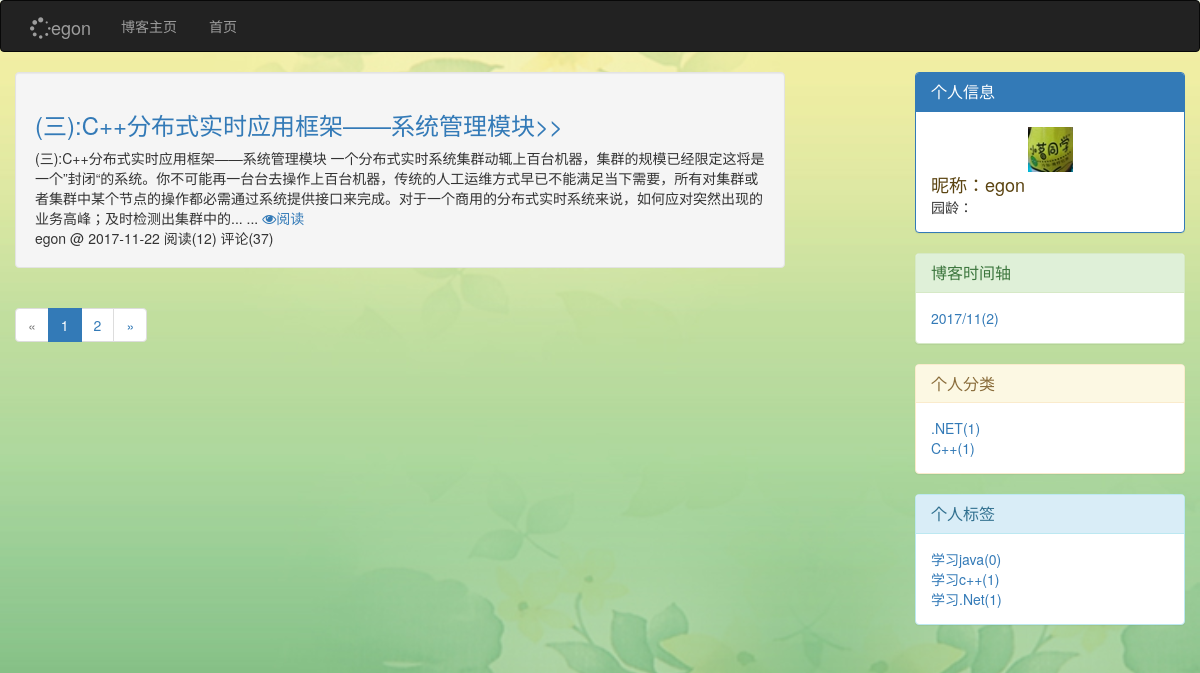
Page /blog/egon on the committed database.
### app03/models.py (models this page shows, shortened)
class UserInfo(AbstractUser):  # settings:   AUTH_USER_MODEL = "blog.UserInfo"
    nid = models.BigAutoField(primary_key=True)
    nickname = models.CharField(verbose_name='昵称', max_length=32)
    telephone = models.CharField(max_length=11, blank=True, null=True, unique=True, verbose_name='手机号码')
    avatar = models.FileField(verbose_name='头像', upload_to='avatar', default="/avatar/default.png")
    create_time = models.DateTimeField(verbose_name='创建时间', auto_now_add=True)

class Article(models.Model):
    nid = models.BigAutoField(primary_key=True)
    title = models.CharField(max_length=50, verbose_name='文章标题')
    desc = models.CharField(max_length=255, verbose_name='文章描述')
    read_count = models.IntegerField(default=0)
    comment_count = models.IntegerField(default=0)
    up_count = models.IntegerField(default=0)
    down_count = models.IntegerField(default=0)
    create_time = models.DateTimeField(verbose_name='创建时间', auto_now_add=True)
    category = models.ForeignKey(verbose_name='文章类型', to='Category', to_field='nid', null=True)
    user = models.ForeignKey(verbose_name='所属用户', to='UserInfo', to_field='nid')
    tags = models.ManyToManyField(
        to="Tag",
        through='Article2Tag',
        through_fields=('article', 'tag'),
    )
    site_article_category=models.ForeignKey("SiteArticleCategory",null=True)

class Category(models.Model):
    nid = models.AutoField(primary_key=True)
    title = models.CharField(verbose_name='分类标题', max_length=32)
    blog = models.ForeignKey(verbose_name='所属博客', to='Blog', to_field='nid')
    class Meta:
        verbose_name = 'category'
        verbose_name_plural = 'category'
        ordering = ['title']

class Tag(models.Model):
    nid = models.AutoField(primary_key=True)
    title = models.CharField(verbose_name='标签名称', max_length=32)
    blog = models.ForeignKey(verbose_name='所属博客', to='Blog', to_field='nid')

### app03/views.py (the view)
# urls.py: url(r'^(?P<username>.*)/(?P<condition>tag|cation|time)/(?P<para>.*)',vw3.personblog),
def personblog(request, *args, **kwargs):
    from django.db.models import Count
    nickname = kwargs.get('username')
    userobj = models.UserInfo.objects.filter(nickname=nickname).first()
    if userobj:
        if kwargs.get('condition')=='tag':
            article_list_all=models.Article.objects.filter(user=userobj,article2tag__tag__title=kwargs.get('para'))
        elif kwargs.get('condition')=='time':
            thedate=kwargs.get('para').split('/')
            article_list_all = models.Article.objects.filter(user=userobj, create_time__year=thedate[0],create_time__month=thedate[1])
        elif kwargs.get('condition')=='cation':
            article_list_all = models.Article.objects.filter(user=userobj, category__title=kwargs.get('para'))
        else:
            article_list_all = models.Article.objects.filter(user__nickname=nickname)
        cations = models.Category.objects.filter(blog__user__nickname=nickname)
        tags = models.Tag.objects.filter(blog__user__nickname=nickname).annotate(c=Count('article__nid')).values_list(
            'title', 'c')
        dates = models.Article.objects.filter(user=userobj).extra(
            select={'filter_create_date': 'strftime("%%Y/%%m",create_time)'}).values_list(
            'filter_create_date').annotate(Count('nid'))
        page_list = Paginator(article_list_all, 1)
        numcount = page_list.page_range
        num_pages = page_list.num_pages
        num = request.GET.get('page', 1)
        if num_pages > 10 and int(num) > 5:
            numcount = list(numcount)[int(num) - 5:int(num) + 5]
            print(numcount, type(numcount))
        else:
            numcount = list(numcount)[:10]
            print(numcount)
        article_list = page_list.page(num)
        return render(request, 'personindex.html',
                      {'article_list': article_list,
                       'userobj': userobj,
                       'cations': cations,
                       'tags': tags,
                       'dates':dates,
                       'numcount': numcount,
                       'num': int(num),
                       'num_pages': num_pages,
                       'range10': range(11)
                       })
    else:
        return HttpResponse('<h1>404 NOT FOUND</h1>')

### app03/templatetags/Myage.py (called while the page is built)
@register.filter
def yuanling(t):
    import datetime
    create_time=datetime.datetime(year=t.year,month=t.month,day=t.day)
    ret=datetime.datetime.now()-create_time
    print(str(ret)[:-17])
    return str(ret)[:-17]

### templates/personindex.html (shortened to what this page needs)
{% load static from staticfiles %}
<!DOCTYPE html>
<html lang="en">
<head>
    <link rel="stylesheet" href="/static/bootstrap-3.3.7-dist/css/bootstrap.min.css">
    <link rel="stylesheet" href="/static/awes/Font-Awesome-3.2.1/css/font-awesome.min.css">
    <link rel="stylesheet" href="/static/jscss/detil.css">
    <link rel="stylesheet" href="/static/skin/skin.css">
    <link rel="stylesheet" href="/static/skin/{{ userobj.blog.theme }}">
</head>
<body>
<nav class="navbar navbar-inverse">
    <div class="container">
        <div class="navbar-header">
            <a class="navbar-brand" href="{% url 'authorblog' userobj.nickname %} ">
                <span class="icon-spinner icon-large icon-spin"></span>{{ userobj.nickname }}
            </a>
        </div>
        <div class="collapse navbar-collapse" id="bs-example-navbar-collapse-1">
            <ul class="nav navbar-nav nav-pills">
                <li role="presentation"><a href="/blog/{{ userobj.nickname }}">博客主页</a></li>
                <li role="presentation"><a href="/blog_home/">首页</a></li>
            </ul>
        </div>
    </div>
</nav>
<div class="container-fluid">
    <div class="row">
        <div class="col-md-8">
                {% block detil %}
                {% for article in article_list %}
                    <div class="well">
                        <div>
                            <a href="/blog/{{ userobj.nickname }}/articles/{{ article.nid }}">
                                <h3>{{ article.title }}>></h3></a>
                        </div>
                        <div>
                            {{ article.desc }}
                            <a href="/blog/{{ userobj.nickname }}/articles/{{ article.nid }}"><span
                                    class="icon-eye-open" aria-hidden="true">阅读</span></a>
                        </div>
                        <div class="postDesc">
                            {{ userobj.nickname }} @ {{ article.create_time |date:'Y-m-d' }} 阅读({{ article.read_count }})
                            评论({{ article.comment_count }})
                        </div>
                    </div>
                {% endfor %}
                  <nav aria-label="Page navigation">
                <ul class="pagination">
                    {% if article_list.has_previous %}
                        <li>
                            <a href="/blog/{{ userobj.nickname }}?page={{ article_list.previous_page_number }}" aria-label="Previous">
                                <span aria-hidden="true">&laquo;</span>
                            </a>
                        </li>
                    {% else %}
                        <li class="disabled">
                            <a href="" aria-label="Previous">
                                <span aria-hidden="true">&laquo;</span>
                            </a>
                        </li>
                    {% endif %}
                    {% for thenum in numcount %}
                        {% if num == thenum %}
                            <li class="active"><a href="//blog/{{ userobj.nickname }}?page={{ thenum }}">{{ thenum }}</a></li>
                        {% else %}
                            <li><a href="/blog/{{ userobj.nickname }}?page={{ thenum }}">{{ thenum }}</a></li>
                        {% endif %}
                    {% endfor %}
                    {% if article_list.has_next %}
                        <li>
                            <a href="/blog/{{ userobj.nickname }}?page={{ article_list.next_page_number }}" aria-label="Next">
                                <span aria-hidden="true">&raquo;</span>
                            </a>
                        </li>
                    {% else %}
                        <li class="disabled">
                            <a href="" aria-label="Next">
                                <span aria-hidden="true">&raquo;</span>
                            </a>
                        </li>
                    {% endif %}
                </ul>
            </nav>
            {% endblock detil %}
        </div>
        <div class="col-md-offset-1 col-md-3">
            <div class="panel panel-primary">
                <div class="panel-heading">
                    {% load  Myage%}
                    <h3 class="panel-title">个人信息</h3>
                </div>
                <div class="panel-body">
                    <div><a href="/blog/{{ userobj.nickname }}"><img src="{{ userobj.avatar.url }}" alt="" height="45"
                                                                     width="45" class="center-block"></a></div>
                    <div><span style="color: #5b4411;font-size: 18px"
                               class="center-block">昵称：{{ userobj.nickname }}</span></div>
                    <div><span>园龄：{{ userobj.create_time |yuanling }}</span></div>
                </div>
            </div>
            <div class="panel panel-success">
                <div class="panel-heading">
                    <h3 class="panel-title">博客时间轴</h3>
                </div>
                <div class="panel-body">
                    {% for date in dates %}
                        <div>
                            <a href="/blog/{{ userobj.nickname }}/time/{{ date.0 }}">{{ date.0 }}({{ date.1 }})</a>
                        </div>
                    {% endfor %}
                </div>
            </div>
            <div class="panel panel-warning">
                <div class="panel-heading">
                    <h3 class="panel-title">个人分类</h3>
                </div>
                <div class="panel-body">
                    {% for cation in cations %}
                        <div>
                            <a href="/blog/{{ userobj.nickname }}/cation/{{ cation.title }}">{{ cation.title }}({{ cation.article_set.count }})</a>
                        </div>
                    {% endfor %}
                </div>
            </div>
            <div class="panel panel-info">
                <div class="panel-heading">
                    <h3 class="panel-title">个人标签</h3>
                </div>
                <div class="panel-body">
                    {% for tag in tags %}
                        <div><a href="/blog/{{ userobj.nickname }}/tag/{{ tag.0 }}">{{ tag.0 }}({{ tag.1 }})</a></div>
                    {% endfor %}
                </div>
            </div>
        </div>
    </div>
</div>
</body>
</html>

### static/skin/skin.css (style rules this page uses)
body { background: #c7ddef; }

### static/skin/egon.css (style rules this page uses)
body { background: url("img/back.jpg"); background-size: 100% ; }

### rows in the picture
UserInfo: nickname "egon", avatar (picture)
Article: title "(三):C++分布式实时应用框架——系统管理模块", desc "(三):C++分布式实时应用框架——系统管理模块 一个分布式实时系统集群动辄上百台机器，集群的规模已经限定这将是一个”封闭“的系统。你不可能再一台台去操作上百台机器，传统的人工运维方式早已不能满足当下需要，所有对集群或者集群中某个节点的操作都必需通过系统提供接口来完成。对于一个商用的分布式实时系统来说，如何应对突然出现的业务高峰；及时检测出集群中的... ...", create_time "2017-11-22", read_count "12", comment_count "37"
Category: title ".NET", article_set.count "1"
Category: title "C++", article_set.count "1"
Tag: title "学习c++", blog "1"
Tag: title "学习.Net", blog "1"

### other values in the picture
{{ thenum }} "1"
{{ thenum }} "2"
{{ date.0 }} "2017/11"
{{ date.1 }} "2"
{{ tag.0 }} "学习java"
{{ tag.1 }} "0"
